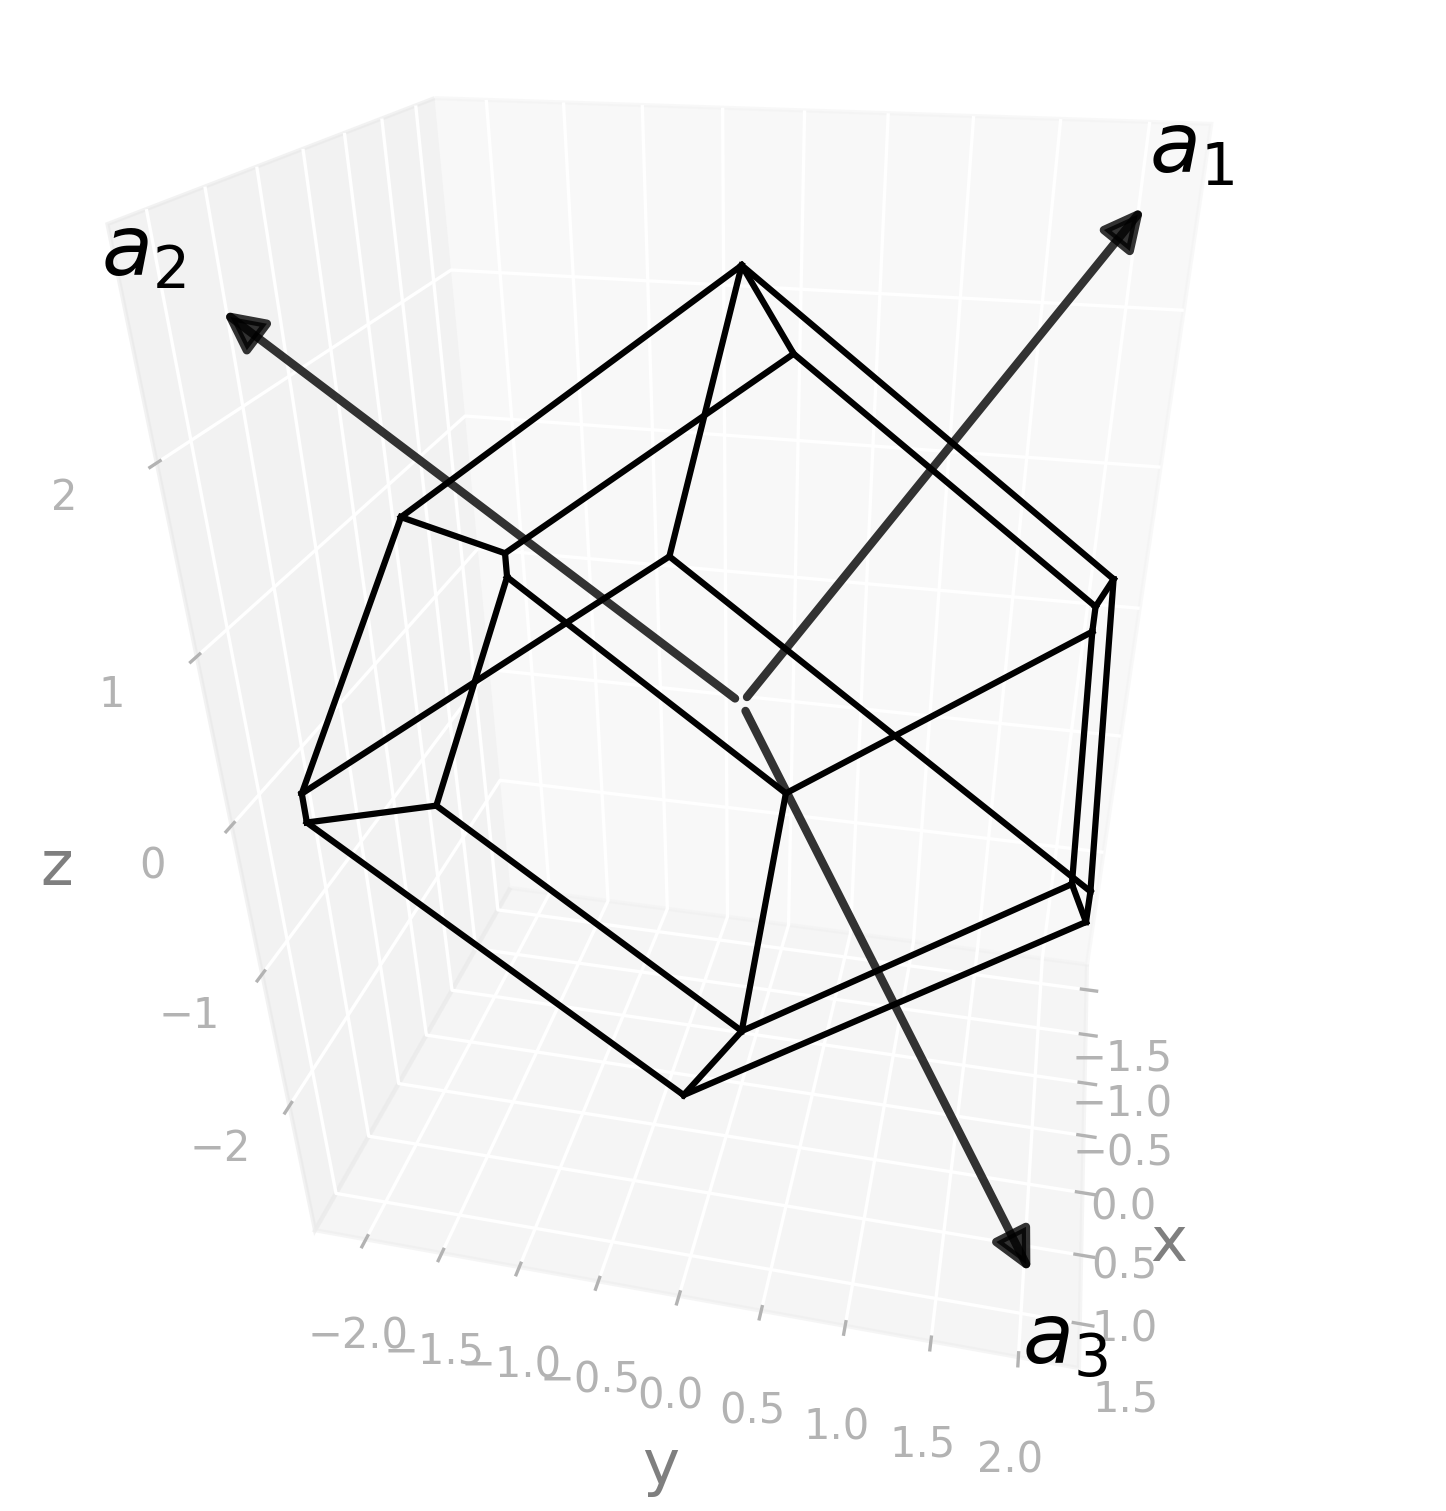

Write Python code to recreate this figure.
import radtools as rad

l = rad.lattice_example(f"ORCI")
l.plot("wigner-seitz")
# Save an image:
l.savefig(
    "orci_wigner-seitz.png",
    elev=30,
    azim=12,
    dpi=300,
   bbox_inches="tight",
)
# Interactive plot:
l.show(elev=30, azim=12)
